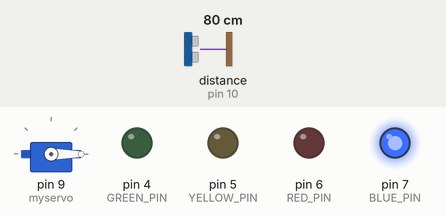
Recording of a sketch running on a simulated Arduino Uno, built with avr-gcc and run on an emulated ATmega328P. Shown: servo, output pins drawn as LEDs (lit = HIGH). The test bench sets the inputs (shaded band); at power-on: distance to the obstacle (sensor on pin 10) 80 cm. The echo pulse lasts 58.3 µs per cm.

Above: at 1.2 s.
1.3 s: distance to the obstacle (sensor on pin 10) set to 22 cm
2.8 s: distance to the obstacle (sensor on pin 10) set to 17 cm
At 4.1 s:
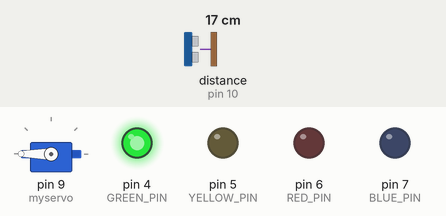
4.4 s: distance to the obstacle (sensor on pin 10) set to 44 cm
At 6.8 s:
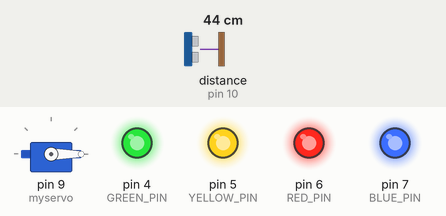
7.4 s: distance to the obstacle (sensor on pin 10) set to 52 cm
10.4 s: distance to the obstacle (sensor on pin 10) set to 2 cm
At 10.9 s:
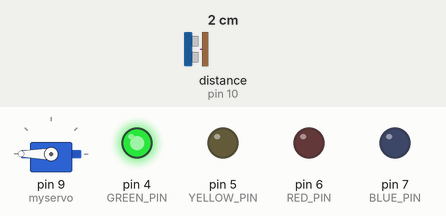
11.9 s: distance to the obstacle (sensor on pin 10) set to 60 cm
At 12.9 s:
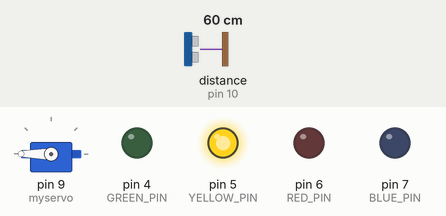
Timing chart, 0 to 14.5 s (numbered marks = the images above; inputs shaded):
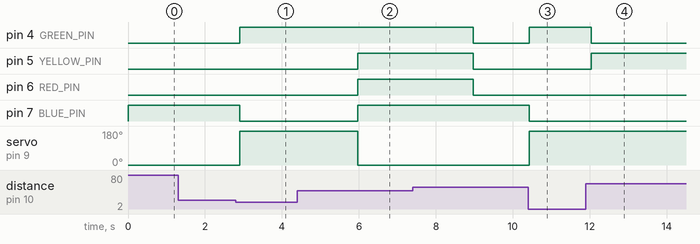

The sketch:

timeout_algorithm_v2.ino
```cpp
#include <NewPing.h>
#include <Servo.h>

#define BLUE_PIN 7
#define RED_PIN 6
#define YELLOW_PIN 5
#define GREEN_PIN 4

#define TRIG_PIN 11
#define ECHO_PIN 10
#define SERVO_PIN 9

#define OPEN 0          // OPEN
#define CLOSE 180      // CLOSE

#define MAX_DIST 200

NewPing sonar(TRIG_PIN, ECHO_PIN, MAX_DIST); // initialize NewPing
Servo myservo; // create servo object

int pos = 0; // static variable for servo position
int dist = 0;

unsigned long startMillis;
unsigned long currentMillis;

void init_servo_sequence();
void blink(int pin, int del);
void led_off();
void led_on();

void setup()
{
    Serial.begin(9600);

    // Init GPIO
    myservo.attach(9);
    pinMode(ECHO_PIN, INPUT);
    pinMode(TRIG_PIN, OUTPUT);

    pinMode(BLUE_PIN, OUTPUT);
    pinMode(RED_PIN, OUTPUT);
    pinMode(YELLOW_PIN, OUTPUT);
    pinMode(GREEN_PIN, OUTPUT);

    //init_servo_sequence();

    myservo.write(OPEN);

    startMillis = millis();  //initial start time
}

void loop()
{
    // Goto here if timeout
    restart:

    // (0) Blue indicator: initial state
    led_off();
    digitalWrite(BLUE_PIN, 1);
    dist = sonar.ping_cm();

    // Ground of pickup side
    if (dist < 20)
    {
      // (1) Green indicator: picked up picked up object
      led_off();
      digitalWrite(GREEN_PIN, 1);
      myservo.write(CLOSE);

      currentMillis = millis(); // time needs to be updated before the condition is checked (perhaps use while instead of do while)
      startMillis = currentMillis; // start the timeout clock right after the claw has attempted to pick up an object

      // Wait for above barrier height to be reached
      while(dist < 51)
      {
        dist = sonar.ping_cm();
        delay(100); // ping delay
        currentMillis = millis();

        // Edge case: timout has been reached (object has not been picked up)
        if (currentMillis - startMillis >= 3000)
        {
          led_on();
          myservo.write(OPEN);
          delay(3000);
          //startMillis = currentMillis;
          goto restart;
        }
      }

      // Moving over barrier
      if (dist > 50)
      {
        // (2) Yellow indicator: passed the barrier
        led_off();
        digitalWrite(YELLOW_PIN, 1);

        // Wait for drop off side to be reached
        while (dist > 14)
        {
          dist = sonar.ping_cm();
          delay(100); // ping delay
        }

        if (dist < 15)
        {
          // (3) Red indicator: object dropped off
          led_off();
          digitalWrite(RED_PIN, 1);
          myservo.write(OPEN);
          delay(3000);  // TEMPORARY: 3 seconds to bring claw back to original position
          led_off();
        }
      }
    }

    // Still waiting for conditions to pass
    // Ping delay
    delay(100);
}

void blink(int pin, int del)
{
  digitalWrite(pin, 1);
  delay(del);
  digitalWrite(pin, 0);
}

void led_on()
{
  digitalWrite(BLUE_PIN, 1);
  digitalWrite(RED_PIN, 1);
  digitalWrite(GREEN_PIN, 1);
  digitalWrite(YELLOW_PIN, 1);
}

void led_off()
{
  digitalWrite(BLUE_PIN, 0);
  digitalWrite(RED_PIN, 0);
  digitalWrite(GREEN_PIN, 0);
  digitalWrite(YELLOW_PIN, 0);
}

void init_servo_sequence()
{
  // Show max (180)
    for (pos = 0; pos <= 180; pos += 1)
    {
        myservo.write(pos);
        delay(3);
    }
    for (pos = 180; pos >= 0; pos -= 1)
    {
        myservo.write(pos);
        delay(3);
    }

    delay(100);

    // Show 90
    for (pos = 0; pos <= 90; pos += 1)
    {
        myservo.write(pos);
        delay(3);
    }
    for (pos = 90; pos >= 0; pos -= 1)
    {
        myservo.write(pos);
        delay(3);
    }

    delay(100);

    // Show 45
    for (pos = 0; pos <= 45; pos += 1)
    {
        myservo.write(pos);
        delay(3);
    }
    for (pos = 45; pos >= 0; pos -= 1)
    {
        myservo.write(pos);
        delay(3);
    }
}


/***
// Electronic Component Test

while(1)
    {
        blink(BLUE_PIN, 1000);
        blink(RED_PIN, 1000);
        blink(YELLOW_PIN, 1000);
        blink(GREEN_PIN, 1000);
        delay(1000);
    }

**/
```

Measured:
- the behaviour switches between 20 and 19 cm on distance to the obstacle (sensor on pin 10) (found by bisection; images 0 and 1)
- after the input at 2.8 s, pin 4 (GREEN_PIN): LOW → HIGH after 0.10 s; pin 7 (BLUE_PIN): HIGH → LOW after 0.10 s; servo on pin 9 (myservo): 0° → 180° after 0.10 s
- after the input at 10.4 s, pin 4 (GREEN_PIN): LOW → HIGH at once; pin 7 (BLUE_PIN): HIGH → LOW at once; servo on pin 9 (myservo): 0° → 180° at once
- after the input at 11.9 s, pin 4 (GREEN_PIN): HIGH → LOW after 0.14 s; pin 5 (YELLOW_PIN): LOW → HIGH after 0.14 s instead of 1.6 s; pin 6 (RED_PIN), pin 7 (BLUE_PIN): stays LOW (without the input it goes to HIGH after 1.6 s); servo on pin 9 (myservo): stays 180° (without the input it goes to 0° after 1.6 s)
